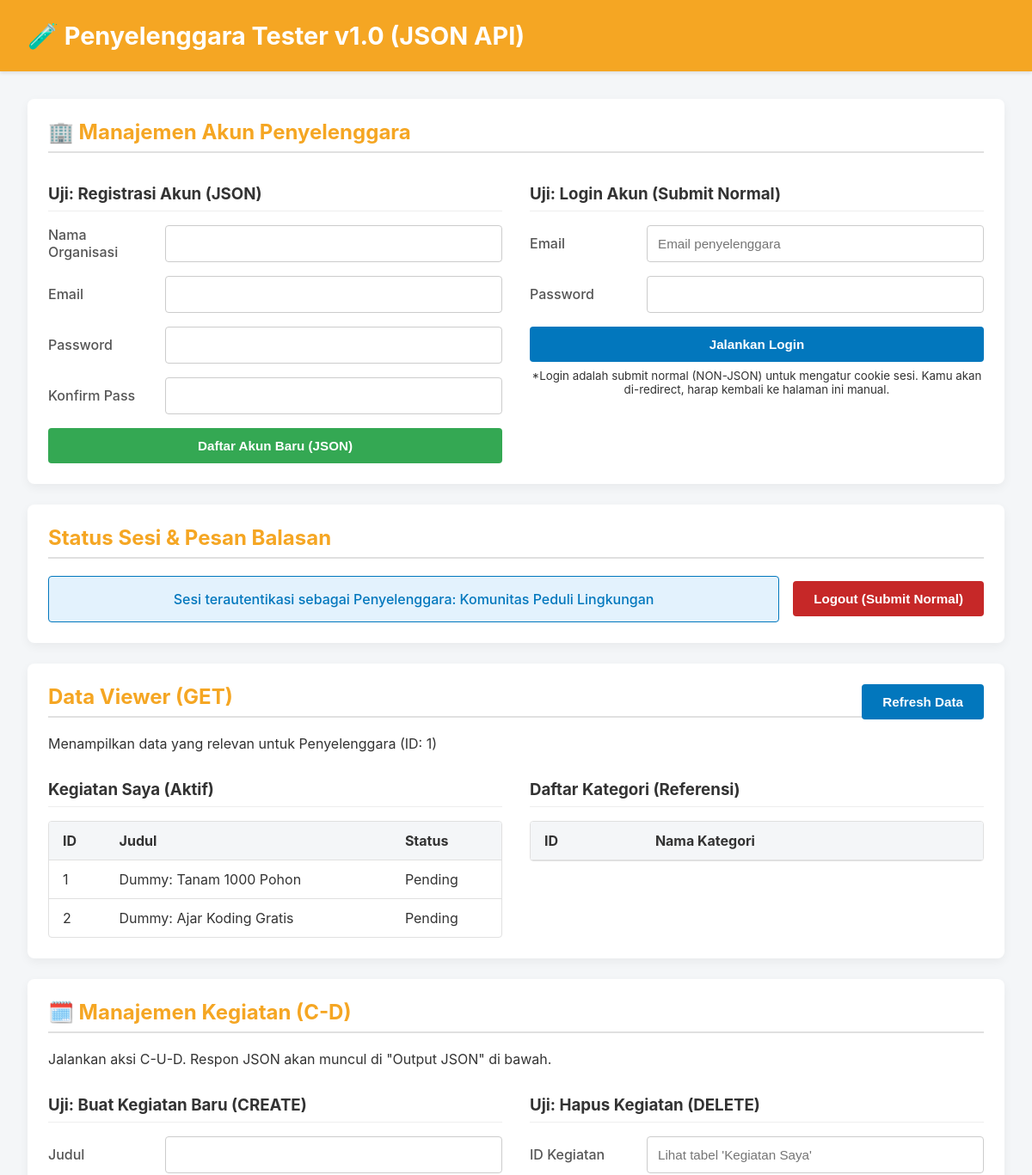
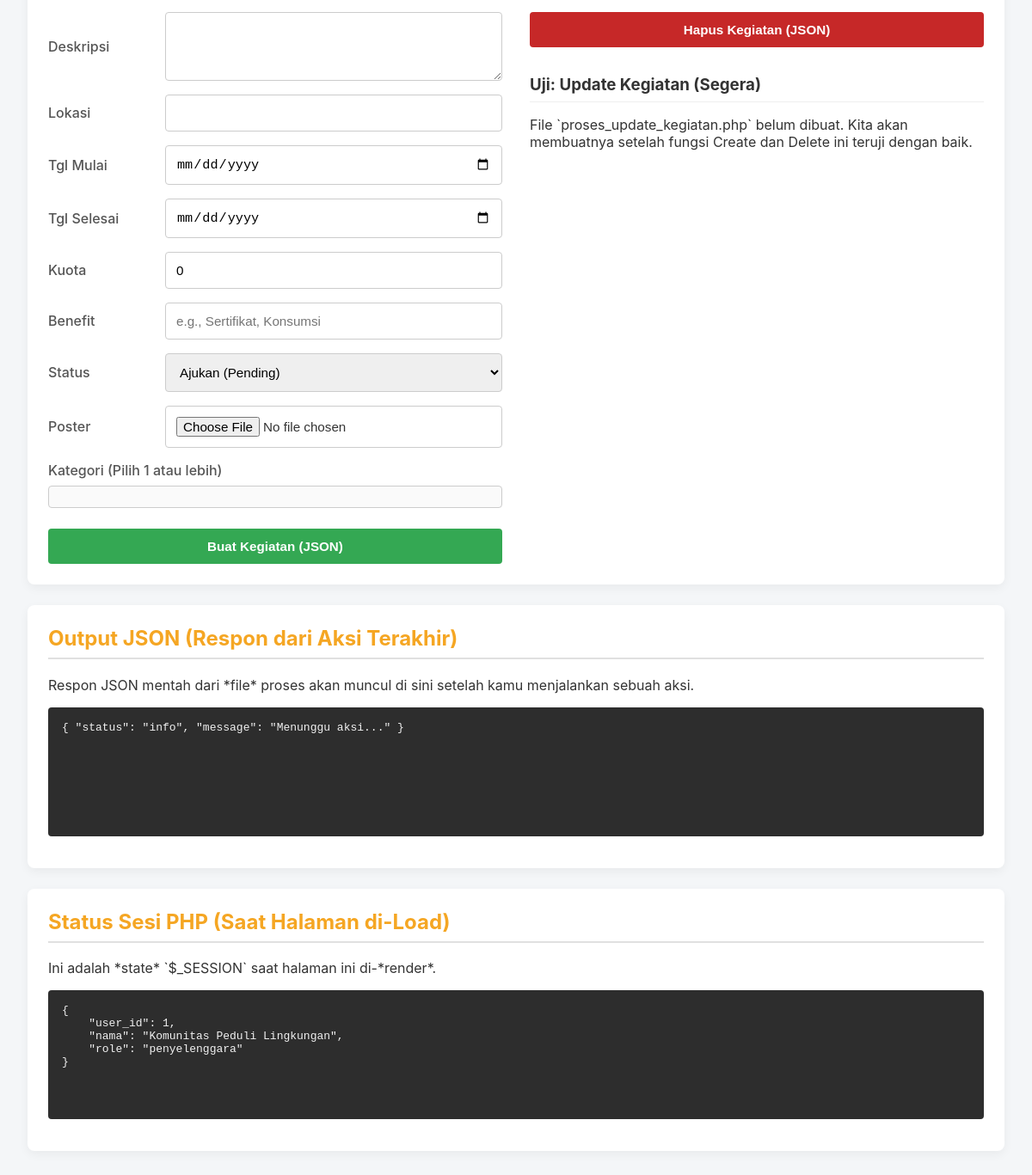
The page /_testing/penyelenggara_tester.php (signed in) on the database its author committed (2 pictures, top to bottom).
### tables this page shows
CREATE TABLE tbl_kegiatan (
  id_kegiatan INT AUTO_INCREMENT PRIMARY KEY,

  id_penyelenggara INT NOT NULL, 


  judul VARCHAR(255) NOT NULL,
  deskripsi TEXT NOT NULL,
  lokasi VARCHAR(200),
  tanggal_mulai DATE,
  tanggal_selesai DATE,
  gambar_poster VARCHAR(255),
  kuota INT DEFAULT 0 COMMENT '0 berarti tidak terbatas',
  benefit TEXT COMMENT 'Contoh: Sertifikat, Konsumsi, Transport, Relasi',
  status_kegiatan ENUM('Draft', 'Published', 'Completed', 'Cancelled') DEFAULT 'Published',
  tanggal_posting TIMESTAMP DEFAULT CURRENT_TIMESTAMP,

  FOREIGN KEY (id_penyelenggara) REFERENCES tbl_penyelenggara(id_penyelenggara) ON DELETE CASCADE
);

### _testing/penyelenggara_tester.php (the view, shortened to what this page needs)
<?php
include '../config/db_connect.php';
?>
<!DOCTYPE html>
<html lang="id">
<head>
</head>
<body>
    <header>
        <h1>🧪 Penyelenggara Tester v1.0 (JSON API)</h1>
    </header>
    <main>
        <div class="card col-full">
            <h2>🏢 Manajemen Akun Penyelenggara</h2>
            <div class="main-grid">
                <div>
                    <h3>Uji: Registrasi Akun (JSON)</h3>
                    <form class="api-form" action="../proses/proses_register_penyelenggara.php" method="POST">
                        <div class="form-grid">
                            <label for="reg_nama">Nama Organisasi</label>
                            <input type="text" id="reg_nama" name="nama_organisasi" required>
                        </div>
                        <div class="form-grid">
                            <label for="reg_email">Email</label>
                            <input type="email" id="reg_email" name="email" required>
                        </div>
                        <div class="form-grid">
                            <label for="reg_pass">Password</label>
                            <input type="password" id="reg_pass" name="password" required>
                        </div>
                        <div class="form-grid">
                            <label for="reg_conf">Konfirm Pass</label>
                            <input type="password" id="reg_conf" name="confirm_password" required>
                        </div>
                        <button type="submit" class="btn btn-green">Daftar Akun Baru (JSON)</button>
                    </form>
                </div>
                <div>
                    <h3>Uji: Login Akun (Submit Normal)</h3>
                    <form action="../proses/proses_login.php" method="POST">
                        <div class="form-grid">
                            <label for="la_user">Email</label>
                            <input type="text" id="la_user" name="email_username" required placeholder="Email penyelenggara">
                        </div>
                        <div class="form-grid">
                            <label for="la_pass">Password</label>
                            <input type="password" id="la_pass" name="password" required>
                        </div>
                        <button type="submit" class="btn btn-blue">Jalankan Login</button>
                        <small style="display:block; margin-top:0.5rem; text-align:center;">
                            *Login adalah submit normal (NON-JSON) untuk mengatur cookie sesi.
                            Kamu akan di-redirect, harap kembali ke halaman ini manual.
                        </small>
                    </form>
                </div>
            </div>
        </div>
        <div class="card col-full">
            <h2>Status Sesi & Pesan Balasan</h2>
            <div class="status-card">
                <div class="message message-default" id="message-box">
                    <?php
                    if (isset($_SESSION['role']) && $_SESSION['role'] === 'penyelenggara') {
                        echo "Sesi terautentikasi sebagai Penyelenggara: " . htmlspecialchars($_SESSION['nama']);
                    } else if (isset($_SESSION['role'])) {
                        echo "Sesi terautentikasi sebagai " . $_SESSION['role'] . ". Harap login sebagai Penyelenggara.";
                    } else {
                        echo "Sesi tidak terautentikasi. Harap login.";
                    }
                    ?>
                </div>
                <form action="penyelenggara_tester.php" method="POST" style="margin:0; min-width: 150px;">
                    <button type="submit" class="btn btn-red btn-logout">Logout (Submit Normal)</button>
                </form>
            </div>
        </div>
        <div class="card col-full">
            <h2>Data Viewer (GET)
                <button class="btn btn-blue" style="width: auto; float: right;" onclick="window.location.reload()">Refresh Data</button>
            </h2>
            <?php if (isset($_SESSION['role']) && $_SESSION['role'] === 'penyelenggara'): ?>
                <p>Menampilkan data yang relevan untuk Penyelenggara (ID: <?php echo $_SESSION['user_id']; ?>)</p>
                <div class="main-grid">
                    <div>
                        <h3>Kegiatan Saya (Aktif)</h3>
                        <div class="table-wrapper">
                            <table class="content-table">
                                <thead><tr><th>ID</th><th>Judul</th><th>Status</th></tr></thead>
                                <tbody>
                                    <?php
                                    $id_p = $_SESSION['user_id'];
                                    $res_keg = $conn->prepare("SELECT id_kegiatan, judul, status_kegiatan FROM tbl_kegiatan WHERE deleted_at IS NULL AND id_penyelenggara = ?");
                                    $res_keg->bind_param("i", $id_p);
                                    $res_keg->execute();
                                    $result = $res_keg->get_result();
                                    while($row = $result->fetch_assoc()):
                                    ?>
                                    <tr>
                                        <td><?php echo $row['id_kegiatan']; ?></td>
                                        <td><?php echo htmlspecialchars($row['judul']); ?></td>
                                        <td><?php echo htmlspecialchars($row['status_kegiatan']); ?></td>
                                    </tr>
                                    <?php endwhile; $res_keg->close(); ?>
                                </tbody>
                            </table>
                        </div>
                    </div>
                    <div>
                        <h3>Daftar Kategori (Referensi)</h3>
                        <div class="table-wrapper">
                            <table class="content-table">
                                <thead><tr><th>ID</th><th>Nama Kategori</th></tr></thead>
                            </table>
                        </div>
                    </div>
                </div>
            <?php else: ?>
                <p>Silakan login sebagai Penyelenggara untuk melihat data.</p>
            <?php endif; ?>
        </div>
        <div class="card col-full">
            <h2>🗓️ Manajemen Kegiatan (C-D)</h2>
            <?php if (isset($_SESSION['role']) && $_SESSION['role'] === 'penyelenggara'): ?>
                <p>Jalankan aksi C-U-D. Respon JSON akan muncul di "Output JSON" di bawah.</p>
                <div class="main-grid">
                    <div>
                        <h3>Uji: Buat Kegiatan Baru (CREATE)</h3>
                        <form class="api-form" action="../penyelenggara/proses_add_kegiatan.php" method="POST" enctype="multipart/form-data">
                            <div class="form-grid"><label for="c_judul">Judul</label><input type="text" id="c_judul" name="judul" required></div>
                            <div class="form-grid"><label for="c_desk">Deskripsi</label><textarea id="c_desk" name="deskripsi" rows="3" required></textarea></div>
                            <div class="form-grid"><label for="c_lokasi">Lokasi</label><input type="text" id="c_lokasi" name="lokasi" required></div>
                            <div class="form-grid"><label for="c_mulai">Tgl Mulai</label><input type="date" id="c_mulai" name="tanggal_mulai" required></div>
                            <div class="form-grid"><label for="c_selesai">Tgl Selesai</label><input type="date" id="c_selesai" name="tanggal_selesai" required></div>
                            <div class="form-grid"><label for="c_kuota">Kuota</label><input type="number" id="c_kuota" name="kuota" value="0"></div>
                            <div class="form-grid"><label for="c_benefit">Benefit</label><input type="text" id="c_benefit" name="benefit" placeholder="e.g., Sertifikat, Konsumsi"></div>
                            <div class="form-grid"><label for="c_status">Status</label>
                                <select id="c_status" name="status_kegiatan" required>
                                    <option value="Pending">Ajukan (Pending)</option>
                                </select>
                            </div>
                            <div class="form-grid"><label for="c_poster">Poster</label><input type="file" id="c_poster" name="gambar_poster" accept="image/*"></div>
                            <label style="font-weight: 500; color: var(--grey-dark); margin: 1rem 0 0.5rem 0; display: block;">Kategori (Pilih 1 atau lebih)</label>
                            <div class="checkbox-group">
                            </div>
                            <button type="submit" class="btn btn-green" style="margin-top: 1.5rem;">Buat Kegiatan (JSON)</button>
                        </form>
                    </div>
                    <div>
                        <h3>Uji: Hapus Kegiatan (DELETE)</h3>
                        <form class="api-form" action="../penyelenggara/proses_delete_kegiatan.php" method="POST">
                            <div class="form-grid">
                                <label for="d_id">ID Kegiatan</label>
                                <input type="number" id="d_id" name="id_kegiatan" required placeholder="Lihat tabel 'Kegiatan Saya'">
                            </div>
                            <button type="submit" class="btn btn-red">Hapus Kegiatan (JSON)</button>
                        </form>
                        <h3 style="margin-top: 2rem;">Uji: Update Kegiatan (Segera)</h3>
                        <p>File `proses_update_kegiatan.php` belum dibuat. Kita akan membuatnya setelah fungsi Create dan Delete ini teruji dengan baik.</p>
                    </div>
                </div>
            <?php endif; ?>
        </div>
        <div class="card col-full">
            <h2>Output JSON (Respon dari Aksi Terakhir)</h2>
            <p>Respon JSON mentah dari *file* proses akan muncul di sini setelah kamu menjalankan sebuah aksi.</p>
            <pre id="json-output">{ "status": "info", "message": "Menunggu aksi..." }</pre>
        </div>
        <div class="card col-full">
            <h2>Status Sesi PHP (Saat Halaman di-Load)</h2>
            <p>Ini adalah *state* `$_SESSION` saat halaman ini di-*render*.</p>
            <pre><?php
                echo json_encode($_SESSION ?? ["status" => "Tidak ada sesi aktif"], JSON_PRETTY_PRINT | JSON_UNESCAPED_SLASHES);
            ?></pre>
        </div>
    </main>
</body>
</html>

### _testing/penyelenggara_tester.php (style rules this page uses)
:root { --primary-color: #F5A623; --success-color: #34A853; --danger-color: #C62828; --warning-color: #F5A623; --info-color: #0277BD; --grey-light: #F4F6F8; --grey-dark: #555; --text-color: #333; --border-color: #E0E0E0; --card-shadow: 0 4px 12px rgba(0,0,0,0.05); }
* { box-sizing: border-box; }
body { font-family: -apple-system, BlinkMacSystemFont, "Segoe UI", Roboto, Helvetica, Arial, sans-serif; background-color: var(--grey-light); margin: 0; color: var(--text-color); }
header { background-color: var(--primary-color); color: white; padding: 1.5rem 2rem; box-shadow: 0 2px 4px rgba(0,0,0,0.1); }
header h1 { margin: 0; font-size: 1.8rem; }
main { max-width: 1400px; margin: 2rem auto; padding: 0 2rem; }
.card { background-color: #FFFFFF; padding: 1.5rem; border-radius: 8px; box-shadow: var(--card-shadow); margin-bottom: 1.5rem; }
.card h2 { margin-top: 0; color: var(--primary-color); border-bottom: 2px solid var(--border-color); padding-bottom: 0.5rem; }
.card h3 { color: var(--text-color); margin-top: 1rem; margin-bottom: 1rem; border-bottom: 1px solid #eee; padding-bottom: 0.5rem; }
.col-full { grid-column: 1 / -1; }
.main-grid { display: grid; grid-template-columns: repeat(auto-fit, minmax(400px, 1fr)); gap: 2rem; }
.form-grid { display: grid; grid-template-columns: 120px 1fr; gap: 1rem; align-items: center; margin-bottom: 1rem; }
.form-grid label { font-weight: 500; color: var(--grey-dark); }
.form-grid input, .form-grid textarea, .form-grid select { width: 100%; padding: 0.75rem; border: 1px solid #ccc; border-radius: 4px; font-size: 0.95rem; }
.checkbox-group { border: 1px solid #ccc; border-radius: 4px; padding: 0.75rem; max-height: 150px; overflow-y: auto; background-color: #fafafa; }
.btn { padding: 0.75rem 1.5rem; border: none; border-radius: 4px; cursor: pointer; font-size: 0.95rem; font-weight: bold; text-decoration: none; display: inline-block; width: 100%; }
.btn-green { background-color: var(--success-color); color: white; }
.btn-red { background-color: var(--danger-color); color: white; }
.btn-blue { background-color: var(--info-color); color: white; }
.btn-logout { width: auto; }
.table-wrapper { max-height: 300px; overflow-y: auto; border: 1px solid var(--border-color); border-radius: 4px; }
.content-table { width: 100%; border-collapse: collapse; }
.content-table th, .content-table td { padding: 0.75rem 1rem; text-align: left; border-bottom: 1px solid var(--border-color); }
.content-table th { background-color: var(--grey-light); position: sticky; top: 0; }
.content-table tr:last-child td { border-bottom: none; }
.status-card { display: flex; justify-content: space-between; align-items: center; }
.message { flex-grow: 1; padding: 1rem; margin-right: 1rem; border-radius: 4px; text-align: center; font-weight: 500; }
.message-default { background-color: #E3F2FD; border: 1px solid var(--info-color); color: var(--info-color); }
pre { background: #2d2d2d; color: #f1f1f1; padding: 1rem; border-radius: 4px; min-height: 150px; max-height: 400px; overflow-y: auto; }

### rows shown on the page
tbl_kegiatan: id_kegiatan "1", judul "Dummy: Tanam 1000 Pohon", status_kegiatan "Pending"
tbl_kegiatan: id_kegiatan "2", judul "Dummy: Ajar Koding Gratis", status_kegiatan "Pending"

### other values the page prints
$_SESSION['nama'] "Komunitas Peduli Lingkungan"
$_SESSION['user_id'] "1"
